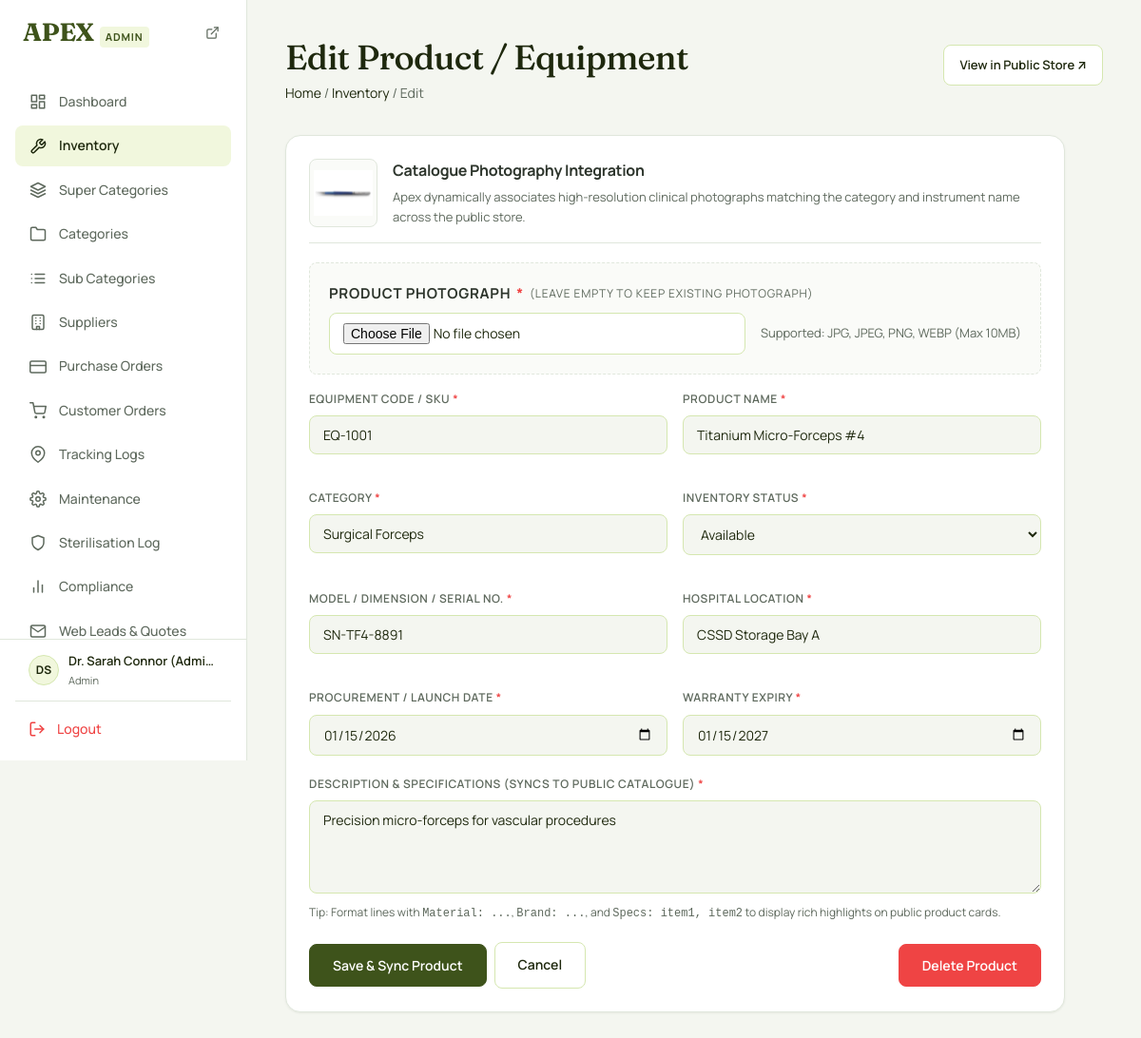
The app's page /equipment/add-equipment.php?edit=1 (signed in) with its own data.
### tables this page shows
CREATE TABLE `equipment_inventory` (
  `id` INT AUTO_INCREMENT PRIMARY KEY,
  `equipment_code` VARCHAR(50) NOT NULL UNIQUE,
  `name` VARCHAR(150) NOT NULL,
  `category` VARCHAR(100) NOT NULL,
  `super_category_id` INT DEFAULT NULL,
  `category_id` INT DEFAULT NULL,
  `sub_category_id` INT DEFAULT NULL,
  `status` ENUM('available', 'in_use', 'under_maintenance', 'sterilising', 'retired') NOT NULL DEFAULT 'available',
  `current_location` VARCHAR(150) DEFAULT 'Main Store',
  `last_sterilised_at` DATETIME DEFAULT NULL,
  `purchase_date` DATE DEFAULT NULL,
  `warranty_expiry` DATE DEFAULT NULL,
  `serial_number` VARCHAR(100) DEFAULT NULL,
  `supplier_id` INT DEFAULT NULL,
  `purchase_id` INT DEFAULT NULL,
  `notes` TEXT DEFAULT NULL,
  `created_at` DATETIME DEFAULT CURRENT_TIMESTAMP,
  `updated_at` DATETIME DEFAULT CURRENT_TIMESTAMP ON UPDATE CURRENT_TIMESTAMP,
  CONSTRAINT `fk_equip_supplier` FOREIGN KEY (`supplier_id`) REFERENCES `suppliers`(`id`) ON DELETE SET NULL,
  CONSTRAINT `fk_equip_purchase` FOREIGN KEY (`purchase_id`) REFERENCES `purchases`(`id`) ON DELETE SET NULL,
  CONSTRAINT `fk_equip_super_cat` FOREIGN KEY (`super_category_id`) REFERENCES `super_categories`(`id`) ON DELETE SET NULL,
  CONSTRAINT `fk_equip_cat` FOREIGN KEY (`category_id`) REFERENCES `categories`(`id`) ON DELETE SET NULL,
  CONSTRAINT `fk_equip_subcat` FOREIGN KEY (`sub_category_id`) REFERENCES `sub_categories`(`id`) ON DELETE SET NULL
);

### includes/product-helpers.php (called while the page is built, shortened)
<?php
if (!function_exists('get_product_image_url')) {
    function get_product_image_url($category = '', $name = '', $sku = '', $notes = '') {
        $photosDir = __DIR__ . '/../assets/images/photos';
        if (!empty($name) && is_dir($photosDir)) {
            foreach (['jpg', 'jpeg', 'png', 'webp'] as $ext) {
                $candidate = $name . '.' . $ext;
                if (file_exists($photosDir . '/' . $candidate)) {
                    return '/surgical_equipment/assets/images/photos/' . rawurlencode($candidate);
                }
            }
        }
        return '/surgical_equipment/assets/images/products/default-product.jpg';
    }
}

### equipment/add-equipment.php (the view, shortened to what this page needs)
<?php
require_once __DIR__ . '/../includes/product-helpers.php';
$editId = (int) ($_GET['edit'] ?? 0);
$item   = null;
try {
    $pdo = getDbConnection();
    if ($editId > 0) {
        $stmt = $pdo->prepare('SELECT * FROM equipment_inventory WHERE id = :id');
        $stmt->execute([':id' => $editId]);
        $item = $stmt->fetch();
    }
} catch (PDOException $e) {
    error_log($e->getMessage());
    $dbCatNames = [];
    $dbSubCatNames = [];
}
require_once __DIR__ . '/../includes/header.php';
require_once __DIR__ . '/../includes/sidebar.php';
?>
<main class="main-content">
    <div class="page-header">
        <div>
            <h1 class="page-title"><?= $item ? 'Edit Product / Equipment' : 'Add New Product / Equipment' ?></h1>
            <p class="page-breadcrumb">
                <a href="/surgical_equipment/dashboard.php">Home</a> /
                <a href="/surgical_equipment/equipment/inventory-list.php">Inventory</a> /
                <?= $item ? 'Edit' : 'Add' ?>
            </p>
        </div>
        <?php if ($item): ?>
            <div class="flex gap-2">
                <a href="/surgical_equipment/product-details.php?id=<?= (int)$item['id'] ?>" target="_blank" class="btn btn-secondary">
                    <span>View in Public Store ↗</span>
                </a>
            </div>
        <?php endif; ?>
    </div>
    <div class="card" style="max-width:820px;">
        <?php
        $currentImg = get_product_image_url($item['category'] ?? '', $item['name'] ?? '', $item['equipment_code'] ?? '', $item['notes'] ?? '');
        ?>
        <div style="display:flex; align-items:center; gap:16px; margin-bottom:20px; padding-bottom:16px; border-bottom:1px solid var(--color-border);">
            <div style="width:72px; height:72px; border-radius:var(--radius-md); overflow:hidden; border:1px solid var(--color-border); background:#FAFBF8; flex-shrink:0; display:flex; align-items:center; justify-content:center; padding:4px;">
                <img id="productImagePreview" src="<?= htmlspecialchars($currentImg) ?>" alt="Product Preview" style="max-width:100%; max-height:100%; width:auto; height:auto; object-fit:contain;">
            </div>
            <div>
                <h4 style="margin:0 0 4px 0; font-size:1rem; font-weight:700; color:var(--color-text-body);">Catalogue Photography Integration</h4>
                <p style="margin:0; font-size:0.8125rem; color:var(--color-text-muted);">
                    Apex dynamically associates high-resolution clinical photographs matching the category and instrument name across the public store.
                </p>
            </div>
        </div>
        <form method="post" action="/surgical_equipment/process-action.php" enctype="multipart/form-data">
            <div class="form-group mb-4" style="background:#FAFBF8; border:1px dashed var(--color-border); padding:20px; border-radius:var(--radius-md);">
                <label for="product_image" style="font-weight:700; display:flex; align-items:center; gap:6px; margin-bottom:8px; font-size:0.9375rem; color:var(--color-text-body);">
                    <span>Product Photograph</span>
                    <span style="color:var(--color-danger)">*</span>
                    <?php if ($item): ?>
                        <span style="font-size:0.75rem; color:var(--color-text-muted); font-weight:normal;">(Leave empty to keep existing photograph)</span>
                    <?php endif; ?>
                </label>
                <div style="display:flex; gap:16px; align-items:center; flex-wrap:wrap;">
                    <input type="file" id="product_image" name="product_image" class="form-control"
                           accept="image/png, image/jpeg, image/jpg, image/webp"
                           <?= !$item ? 'required' : '' ?>
                           onchange="previewUploadedImage(this);"
                           style="flex:1; min-width:220px; background:#ffffff;">
                    <div style="font-size:0.8125rem; color:var(--color-text-muted);">
                        Supported: JPG, JPEG, PNG, WEBP (Max 10MB)
                    </div>
                </div>
            </div>
            <div style="display:grid; grid-template-columns:1fr 1fr; gap:16px;">
                <div class="form-group">
                    <label for="equipment_code">Equipment Code / SKU <span style="color:var(--color-danger)">*</span></label>
                    <input type="text" id="equipment_code" name="equipment_code" class="form-control" required
                           placeholder="e.g. EQ-SI-105"
                           value="<?= htmlspecialchars($item['equipment_code'] ?? '', ENT_QUOTES, 'UTF-8') ?>">
                </div>
                <div class="form-group">
                    <label for="name">Product Name <span style="color:var(--color-danger)">*</span></label>
                    <input type="text" id="name" name="name" class="form-control" required
                           placeholder="e.g. Micro Vascular Needle Holder"
                           value="<?= htmlspecialchars($item['name'] ?? '', ENT_QUOTES, 'UTF-8') ?>">
                </div>
                <div class="form-group">
                    <label for="category">Category <span style="color:var(--color-danger)">*</span></label>
                    <input type="text" id="category" name="category" list="categoryDatalist" class="form-control" required
                           placeholder="Select or type category..."
                           value="<?= htmlspecialchars($item['category'] ?? '', ENT_QUOTES, 'UTF-8') ?>">
                </div>
                <div class="form-group">
                    <label for="status">Inventory Status <span style="color:var(--color-danger)">*</span></label>
                    <select id="status" name="status" class="form-control" required>
                        <?php $curStatus = $item['status'] ?? 'available'; ?>
                        <?php foreach (['available','in_use','under_maintenance','sterilising','retired'] as $s): ?>
                            <option value="<?= $s ?>" <?= $curStatus===$s ? 'selected':'' ?>>
                                <?= ucfirst(str_replace('_',' ',$s)) ?>
                            </option>
                        <?php endforeach; ?>
                    </select>
                </div>
                <div class="form-group">
                    <label for="serial_number">Model / Dimension / Serial No. <span style="color:var(--color-danger)">*</span></label>
                    <input type="text" id="serial_number" name="serial_number" class="form-control" required
                           placeholder="e.g. 7 Inch (180mm) / Model Pro-900"
                           value="<?= htmlspecialchars($item['serial_number'] ?? '', ENT_QUOTES, 'UTF-8') ?>">
                </div>
                <div class="form-group">
                    <label for="current_location">Hospital Location <span style="color:var(--color-danger)">*</span></label>
                    <input type="text" id="current_location" name="current_location" class="form-control" required
                           placeholder="e.g. OT Store A / ICU Bay 2"
                           value="<?= htmlspecialchars($item['current_location'] ?? 'Main Store', ENT_QUOTES, 'UTF-8') ?>">
                </div>
                <div class="form-group">
                    <label for="purchase_date">Procurement / Launch Date <span style="color:var(--color-danger)">*</span></label>
                    <input type="date" id="purchase_date" name="purchase_date" class="form-control" required
                           value="<?= htmlspecialchars($item['purchase_date'] ?? '', ENT_QUOTES, 'UTF-8') ?>">
                </div>
                <div class="form-group">
                    <label for="warranty_expiry">Warranty Expiry <span style="color:var(--color-danger)">*</span></label>
                    <input type="date" id="warranty_expiry" name="warranty_expiry" class="form-control" required
                           value="<?= htmlspecialchars($item['warranty_expiry'] ?? '', ENT_QUOTES, 'UTF-8') ?>">
                </div>
            </div>
            <div class="form-group">
                <label for="notes">Description &amp; Specifications (Syncs to Public Catalogue) <span style="color:var(--color-danger)">*</span></label>
                <textarea id="notes" name="notes" class="form-control" rows="4" required placeholder="Enter clinical description, material grade, and specifications (e.g. Material: German Stainless Steel; Brand: Apex OEM; Specs: Autoclavable, CE Approved)"><?= htmlspecialchars($item['notes'] ?? '', ENT_QUOTES, 'UTF-8') ?></textarea>
                <small style="color:var(--color-text-muted); font-size:12px; margin-top:4px; display:block;">
                    Tip: Format lines with <code>Material: ...</code>, <code>Brand: ...</code>, and <code>Specs: item1, item2</code> to display rich highlights on public product cards.
                </small>
            </div>
            <div class="flex gap-2 mt-4" style="align-items:center;">
                <button type="submit" class="btn btn-primary btn-lg"><?= $item ? 'Save & Sync Product' : 'Add & Publish Product' ?></button>
                <a href="/surgical_equipment/equipment/inventory-list.php" class="btn btn-secondary btn-lg">Cancel</a>
                <?php if ($item): ?>
                    <button type="button" class="btn btn-danger btn-lg" style="margin-left:auto;" onclick="if(confirm('Are you sure you want to permanently delete this product?')) { document.getElementById('deleteForm').submit(); }">
                        Delete Product
                    </button>
                <?php endif; ?>
            </div>
        </form>
    </div>
</main>
<?php require_once __DIR__ . '/../includes/footer.php'; ?>

### assets/css/style.css (style rules this page uses)
*, *::before, *::after { box-sizing: border-box; margin: 0; padding: 0; }
:root { --font-sans: 'Manrope', -apple-system, BlinkMacSystemFont, "Segoe UI", Roboto, sans-serif; --font-serif: 'Fraunces', serif; --color-primary: #3E531B; --color-primary-hover: #2E3E14; --color-primary-light: #F1F7DD; --color-primary-border: #D5E7B0; --color-success: #3E531B; --color-success-hover: #2E3E14; --color-success-light: #E2EDB6; --color-success-border: #C3DC9A; --color-warning: #D97706; --color-warning-hover: #B45309; --color-warning-light: #FEF3C7; --color-warning-border: #FDE68A; --color-danger: #EF4444; --color-danger-hover: #DC2626; --color-danger-light: #FEF2F2; --color-danger-border: #FCA5A5; --color-bg: #F4F6F0; --color-surface: #FFFFFF; --color-border: #E0E7DC; --color-border-hover: #C9D6C4; --color-text-heading: #1E280D; --color-text-body: #2D352C; --color-text-muted: #5E695D; --color-text-subtle: #8C9F7C; --sidebar-width: 260px; --sidebar-collapsed-w: 70px; --topbar-height: 70px; --radius-sm: 6px; --radius-md: 8px; --radius-lg: 12px; --radius-xl: 16px; --radius-full: 9999px; --shadow-sm: 0 1px 3px rgba(62, 83, 27, 0.04), 0 1px 2px rgba(0, 0, 0, 0.03); --shadow-md: 0 4px 6px -1px rgba(62, 83, 27, 0.06), 0 2px 4px -2px rgba(0, 0, 0, 0.03); --shadow-lg: 0 10px 15px -3px rgba(62, 83, 27, 0.08), 0 4px 6px -4px rgba(0, 0, 0, 0.04); --transition: all 0.2s cubic-bezier(0.4, 0, 0.2, 1); }
body { font-family: 'FrauncesNumbers', var(--font-sans); background-color: var(--color-bg); color: var(--color-text-body); font-size: 0.875rem; line-height: 1.6; -webkit-font-smoothing: antialiased; -moz-osx-font-smoothing: grayscale; }
h1, h2, h3, h4, h5, h6 { color: var(--color-text-heading); font-weight: 700; letter-spacing: -0.02em; }
.page-title, .brand-text, .serif-heading, .login-logo h1, .stat-value { font-family: var(--font-serif); font-weight: 600; }
a { color: var(--color-text-heading); text-decoration: none; transition: var(--transition); }
.main-content { margin-top: 0; margin-left: var(--sidebar-width); padding: 40px; flex: 1; min-width: 0; transition: margin-left var(--transition); }
.page-header { display: flex; align-items: baseline; justify-content: space-between; margin-bottom: 32px; gap: 16px; flex-wrap: wrap; }
.page-title { font-size: 2.25rem; font-weight: 500; color: var(--color-text-heading); line-height: 1.15; }
.page-breadcrumb { font-size: 0.875rem; color: var(--color-text-muted); margin-top: 6px; }
.btn { display: inline-flex; align-items: center; justify-content: center; gap: 8px; padding: 10px 16px; border-radius: var(--radius-md); font-family: var(--font-sans); font-size: 0.8125rem; font-weight: 600; border: 1px solid transparent; cursor: pointer; transition: var(--transition); text-decoration: none; outline: none; }
.btn-primary { background-color: var(--color-primary); color: var(--color-surface); border-color: var(--color-primary); }
.btn-secondary { background-color: var(--color-surface); color: var(--color-text-heading); border-color: var(--color-primary-border); }
.btn-danger { background-color: var(--color-danger); color: var(--color-surface); border-color: var(--color-danger); }
.btn-lg { padding: 12px 24px; font-size: 0.875rem; }
.card { background-color: var(--color-surface); border: 1px solid var(--color-border); border-radius: var(--radius-xl); padding: 24px; box-shadow: var(--shadow-sm); margin-bottom: 24px; }
.form-group { margin-bottom: 20px; }
.form-group label { display: block; font-size: 0.75rem; font-weight: 600; text-transform: uppercase; letter-spacing: 0.05em; margin-bottom: 8px; color: var(--color-text-muted); }
.form-control { width: 100%; padding: 10px 14px; border: 1px solid var(--color-primary-border); border-radius: var(--radius-md); font-family: var(--font-sans); font-size: 0.875rem; color: var(--color-text-heading); background-color: var(--color-bg); transition: var(--transition); }
.flex { display: flex; }
.gap-2 { gap: 8px; }
.mt-4 { margin-top: 16px; }
.mb-4 { margin-bottom: 16px; }

### records on screen
equipment_inventory: category+name+equipment_code (picture), equipment_code "EQ-1001", name "Titanium Micro-Forceps #4", category "Surgical Forceps", status "Available", serial_number "SN-TF4-8891", current_location "CSSD Storage Bay A", purchase_date "01/15/2026", warranty_expiry "01/15/2027", notes "Precision micro-forceps for vascular procedures"

### other values on screen
$menuItem['label'] "Dashboard"
$menuItem['label'] "Inventory"
$menuItem['label'] "Super Categories"
$menuItem['label'] "Categories"
$menuItem['label'] "Sub Categories"
$menuItem['label'] "Suppliers"
$menuItem['label'] "Purchase Orders"
$menuItem['label'] "Customer Orders"
$menuItem['label'] "Tracking Logs"
$menuItem['label'] "Maintenance"
$menuItem['label'] "Sterilisation Log"
$menuItem['label'] "Compliance"
$menuItem['label'] "Web Leads & Quotes"
$initials "DS"
$fullName "Dr. Sarah Connor (Admin)"
